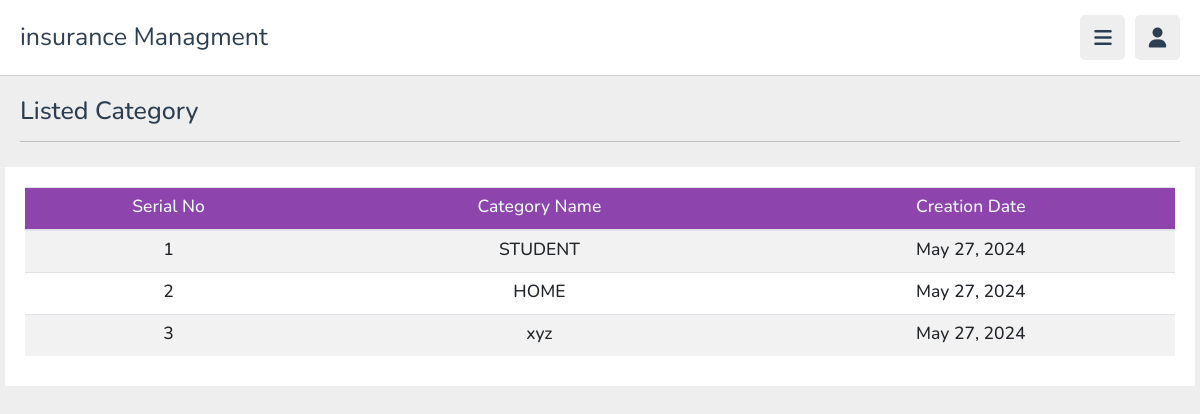
/admin_view_category, run on the app's committed database.
### myapp/models.py (models this page shows, shortened)
class Category(models.Model):
    category_name =models.CharField(max_length=20)
    creation_date =models.DateField(auto_now=True)

### myapp/views.py (the view)
# urls.py: path('admin_view_category',views.admin_view_category,name='admin_view_category'),
def admin_view_category(request):
    categories = Category.objects.all()
    return render(request, 'admin_view_category.html', {'categories': categories})

### myapp/templates/admin_view_category.html
{% load static %}
{% include "admin_header.html" %}
{% block admin_content %}
<section class="playlist-details">
   <h1 class="heading">Listed Category</h1>
   <div class="row">
       <table class="table table-striped">
           <thead>
               <tr style="background-color: #8e44ad; color: aliceblue;">
                   <th><h3 class="text-center">Serial No</h3></th>
                   <th><h3 class="text-center">Category Name</h3></th>
                   <th><h3 class="text-center">Creation Date</h3></th>
               </tr>
           </thead>
           <tbody>
              {% for category in categories %}
               <tr>
                   <td class="text-center"><h3>{{ forloop.counter }}</h3></td>
                   <td class="text-center"><h3>{{ category.category_name }}</h3></td>
                   <td class="text-center"><h3>{{ category.creation_date }}</h3></td>
               </tr>
               {% empty %}
               <tr>
                   <td colspan="3" class="text-center">Koi category nahi mili.</td>
               </tr>
               {% endfor %}
           </tbody>
       </table>
   </div>
</section>
{% endblock %}

### myapp/static/css/style.css (style rules this page uses)
:root { --main-color:#8e44ad; --red:#e74c3c; --orange:#f39c12; --light-color:#888; --light-bg:#eee; --black:#2c3e50; --white:#fff; --border:.1rem solid rgba(0,0,0,.2); }
* { font-family: 'Nunito', sans-serif; margin:0; padding:0; box-sizing: border-box; outline: none; border:none; text-decoration: none; }
html { font-size: 62.5%; overflow-x: hidden; }
body { background-color: var(--light-bg); padding-left: 30rem; }
section { padding:2rem; margin: 0 auto; max-width: 1200px; }
.heading { font-size: 2.5rem; color:var(--black); margin-bottom: 2.5rem; border-bottom: var(--border); padding-bottom: 1.5rem; text-transform: capitalize; }
.playlist-details .row { display: flex; align-items: flex-end; gap:3rem; flex-wrap: wrap; background-color: var(--white); padding: 2rem; }
@media (max-width:1200px) { body { padding-left: 0; } }

### data on the page
Category: category_name "STUDENT", creation_date "May 27, 2024"
Category: category_name "HOME", creation_date "May 27, 2024"
Category: category_name "xyz", creation_date "May 27, 2024"
